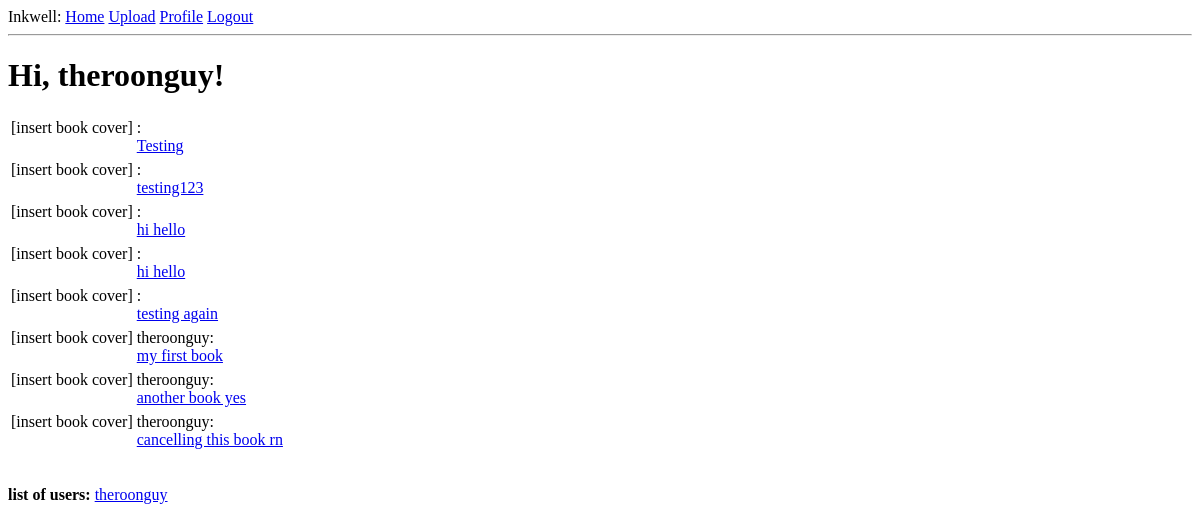
The page /index (signed in) on the database as committed earlier.
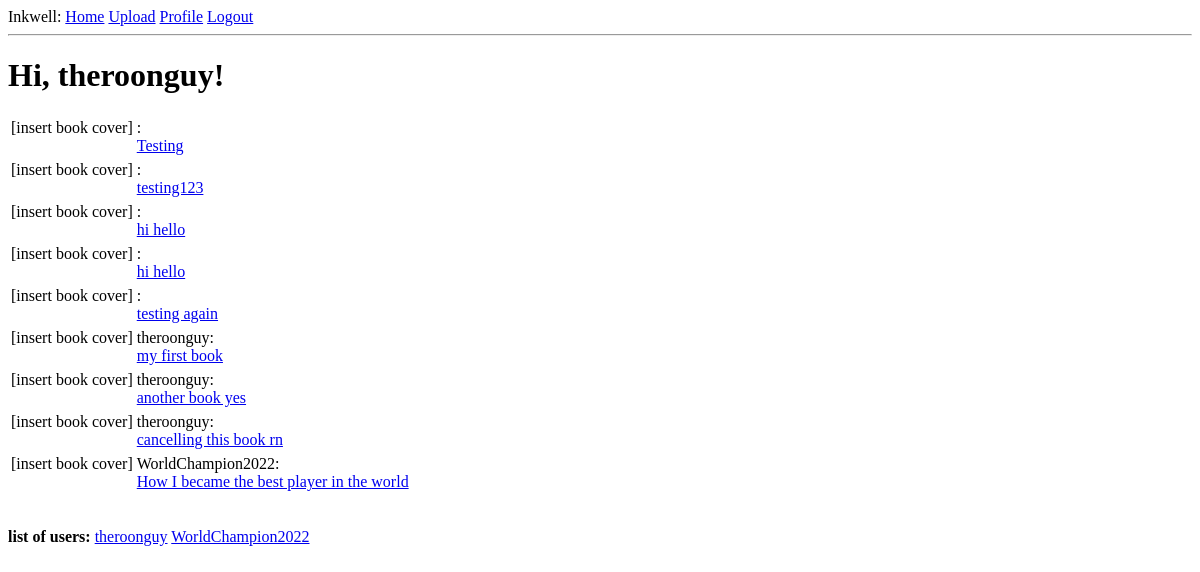
The same page on the database as committed later.
### app/models.py (models this page shows, shortened)
class User(UserMixin, db.Model):
    user_id = db.Column(db.Integer, primary_key=True)
    username = db.Column(db.String(64), index=True, unique=True)
    firstname = db.Column(db.String(64), nullable=True)
    lastname = db.Column(db.String(64), nullable=True)
    email = db.Column(db.String(120), index=True, unique=True)
    password_hash = db.Column(db.String(128))
    books = db.relationship('Book', backref='author', lazy='dynamic')
    about_me = db.Column(db.String(140))

class Book(db.Model):
    book_id = db.Column(db.Integer, primary_key=True)
    title = db.Column(db.String(64))
    content = db.Column(db.String(64))
    date_uploaded = db.Column(db.DateTime, index=True, default=datetime.utcnow)
    user_id = db.Column(db.Integer, db.ForeignKey('user.user_id'))
    cover = db.relationship('Image', backref='book', lazy='dynamic')

### app/routes.py (the view)
@app.route('/')
@app.route('/index')
@login_required
def index():
    books = Book.query.all()
    users = User.query.all()
    return render_template('index.html', title='Home', books=books, users=users)

### app/models.py (called while the page is built)
@login.user_loader
def load_user(id):
    return User.query.get(int(id))

### app/templates/index.html
{% extends "base.html" %}
{% block content %}
    <h1>Hi, {{ current_user.username }}!</h1>
    {% for book in books %}
        {% include '_book.html' %}
    {% endfor %}
    <br><p><b>list of users:</b>
    {% for user in users %}
        <a href="{{ url_for('user', username=user.username) }}">{{ user.username }}</a>
    {% endfor %}
{% endblock %}

### app/templates/base.html (shortened to what this page needs)
<!doctype html>
<html>
    <head>
    </head>
    <body>
        <div>Inkwell:
            <a href="{{ url_for('index') }}">Home</a>
            <a href="{{ url_for('upload') }}">Upload</a>
            {% if current_user.is_anonymous %}
            <a href="{{ url_for('login') }}">Login</a>
            {% else %}
            <a href="{{ url_for('user', username=current_user.username) }}">Profile</a>
            <a href="{{ url_for('logout') }}">Logout</a>
            {% endif %}
        </div>
        <hr>
        {% block content %}{% endblock %}
    </body>
</html>

### app/templates/_book.html
<table>
    <tr valign="top">
        <td>[insert book cover]</td>
        <td>{{ book.author.username }}: <br><a href="{{ url_for('read', author=book.author.username, book=book.title) }}">{{ book.title }}</a></td>
    </tr>
</table>

Rows that differ between the two databases and show on the page:
added Book: author.username "WorldChampion2022", title "How I became the best player in the world"
added User: username "WorldChampion2022"
